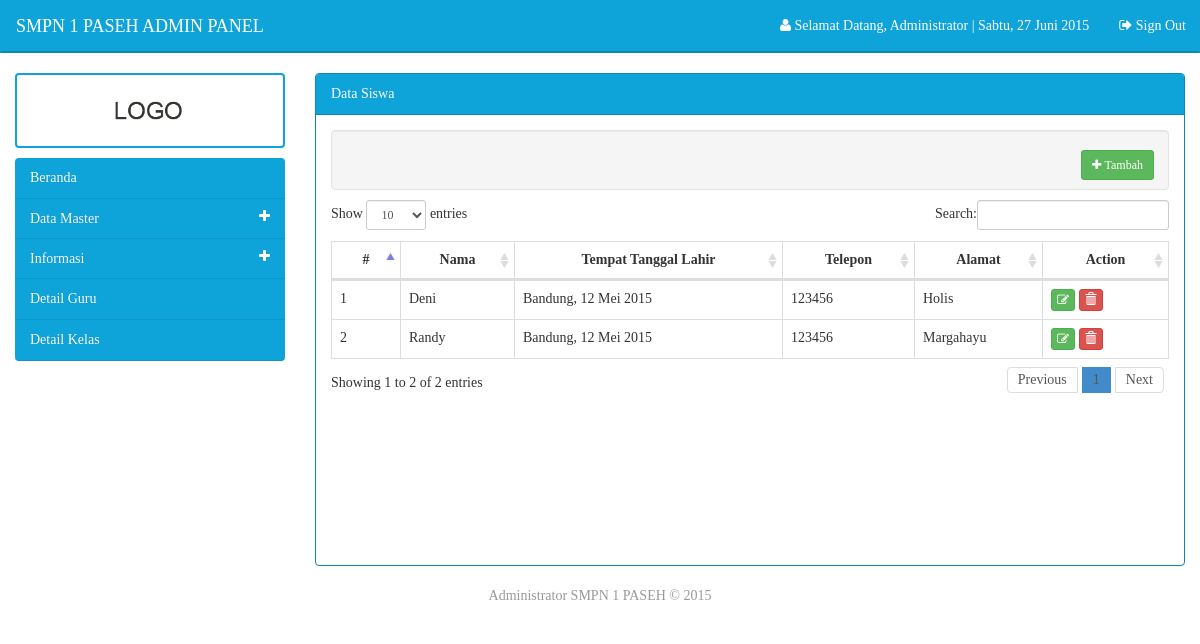
The page /admin/main.php?modul=siswa (signed in) on the database its author committed.
### tables this page shows
CREATE TABLE IF NOT EXISTS `tbl_data_siswa` (
  `nis` int(20) NOT NULL,
  `password` varchar(150) NOT NULL,
  `nama` varchar(150) NOT NULL,
  `foto` varchar(150) NOT NULL,
  `alamat` text NOT NULL,
  `tempat_lahir` varchar(150) NOT NULL,
  `tanggal_lahir` date NOT NULL,
  `jk` enum('l','p') NOT NULL,
  `telepon` varchar(12) NOT NULL,
  `email` varchar(50) NOT NULL,
  PRIMARY KEY (`nis`)
);

### assets/function/fungsi.php (called while the page is built, shortened)
<?php
function converter($string){
	$tahun =substr($string,0,4);
	$bulan = substr($string,5,2 );
	$bulan2 = '';
	switch ($bulan) {
		case '05':
			$bulan2 = "Mei";
			break;
	}
	$tanggal = substr($string,8,2);
	return $tanggal." ".$bulan2." ".$tahun;
}

### admin/modul/mod_siswa/siswa.php (the view, shortened to what this page needs)
<?php
	if(isset($_SESSION['login'])){
?>
<div class="well form-horizontal form-inline margin-bawah">
	<div class="form-group col-lg-6">
	</div>
	<div class="form-group pull-right">
		<a href='?modul=siswa_tambah' class='btn btn-success btn-sm margin-right'>
			<i class='fa fa-plus'></i>&nbsp;Tambah
		</a>
	</div>
</div>
<table class="table table-hover table-bordered" id="dataTabel">
    <thead>
      <tr>
        <th>#</th>
        <th>Nama</th>
        <th>Tempat Tanggal Lahir</th>
        <th>Telepon</th>
        <th>Alamat</th>
        <th width="15%">Action</th>
      </tr>
    </thead>
    <tbody>
    	<?php
    	include_once("../assets/function/fungsi.php");
    	$i=1;
	    $select = mysql_query("SELECT * FROM tbl_data_siswa");
	    while ($data = mysql_fetch_array($select)) {
		    ?>
			<tr>
				<td><?php echo $i; ?></td>
				<td><?php echo ucwords($data['nama']); ?></td>
				<td><?php echo ucwords($data['tempat_lahir']).", ".converter($data['tanggal_lahir']); ?></td>
				<td><?php echo ucwords($data['telepon']); ?></td>
				<td><?php echo ucwords($data['alamat']); ?></td>
				<td class="ha">
				<a href="?modul=siswa_ubah&amp;id=<?php echo $data['nis']; ?>" class='btn btn-success btn-xs' title='Edit Data'>
	            	<i class='fa fa-edit'></i>
	            </a>
	          	<a href='modul/mod_siswa/act.php?act=hapus&amp;id=<?php echo $data['nis']; ?>' class='btn btn-danger btn-xs' title='Delete Data' onClick="return confirm('Anda yakin ingin menghapus data ini ?')">
	   				<span class='glyphicon glyphicon-trash'></span>
	   			</a>
				</td>
			</tr>
			<?php
			$i++;
		}
		?>
	</tbody>
</table>
<?php
}
else
{
	echo "<div class='dialog'>
		    <h1 class='forbidden'>Access forbidden.</h1>
		    <h4>Harap Login Terlebih Dahulu <a href='../../index.php'> Login </a></h4>
		  </div>";
}

### assets/css/edited.css (style rules this page uses)
.margin-right { margin-right: 10px; }
th { text-align: center; }
.margin-bawah { margin-bottom: 10px; }

### rows shown on the page
tbl_data_siswa: nama "Deni", tempat_lahir "Bandung", tanggal_lahir "12 Mei 2015", telepon "123456", alamat "Holis"
tbl_data_siswa: nama "Randy", tempat_lahir "Bandung", tanggal_lahir "12 Mei 2015", telepon "123456", alamat "Margahayu"

### other values the page prints
$_SESSION['screen_name'] "Administrator"
get_date() "Sabtu, 27 Juni 2015"
